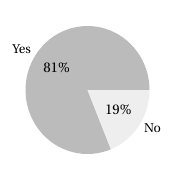

This chart was generated by the following Python code:
#!/usr/bin/env python3.4

import numpy as np
import matplotlib
import matplotlib.pyplot as plt
import matplotlib.ticker as ticker
from matplotlib import rcParams

rcParams['figure.figsize']      = (1.75, 1.75)
rcParams['text.usetex']         = True
rcParams['text.latex.preamble'] = [r"\usepackage{fourier}", r"\usepackage[T1]{fontenc}"]
rcParams['font.family']         = 'serif'
rcParams['font.serif']          = ['Utopia']
rcParams['font.weight']         = 'normal'
rcParams['font.size']           = 10
rcParams['xtick.labelsize']     = rcParams['ytick.labelsize'] = 10
rcParams['ytick.major.width']   = rcParams['xtick.major.width'] = 1
rcParams['ytick.major.size']    = rcParams['xtick.major.size'] = 3
rcParams['patch.facecolor']     = "#cccccc"
rcParams['patch.linewidth']     = 0

# Data straight from the spreadsheet.
data = [56, 13]
labels = ['Yes', 'No']

# Histogram.
plt.pie(data, startangle=160, labels=labels, autopct='%1.f\%%', colors=['#bbbbbb', '#eeeeee'])

plt.gca().text(0, 1, 'Total responses: 69.', horizontalalignment='left',
               transform=plt.gca().transAxes, fontsize=10)

plt.savefig('number-of-developers.pdf', bbox_inches='tight')
plt.close()
